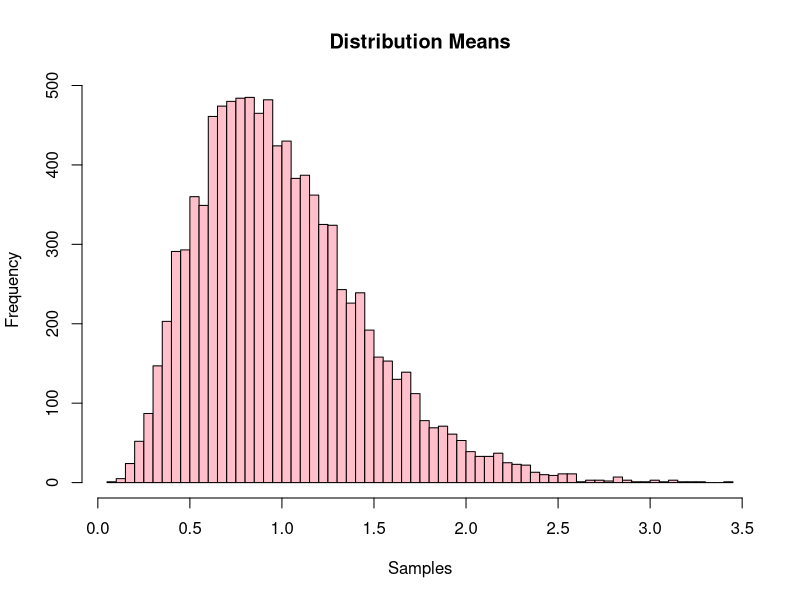
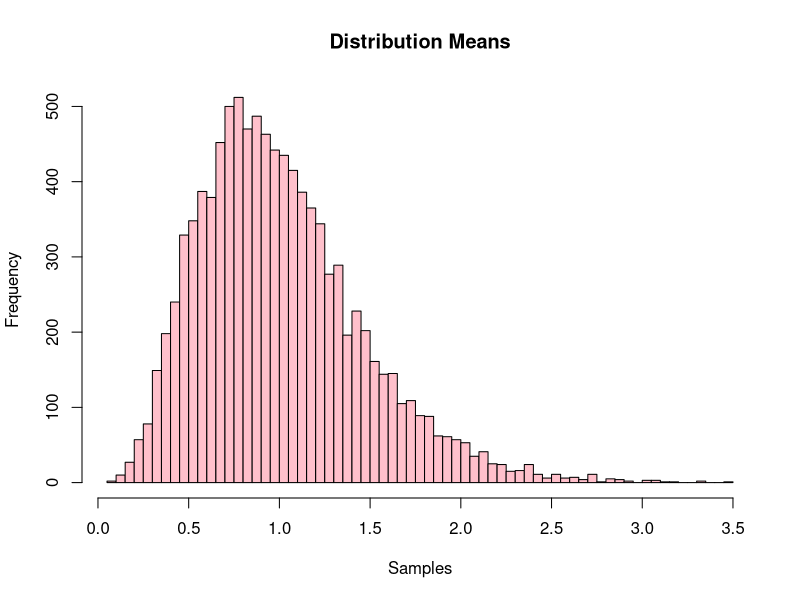
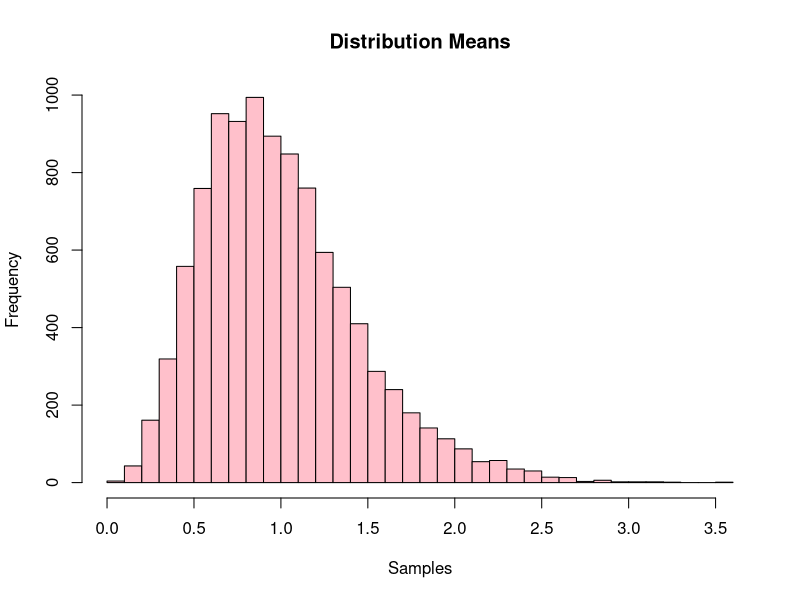
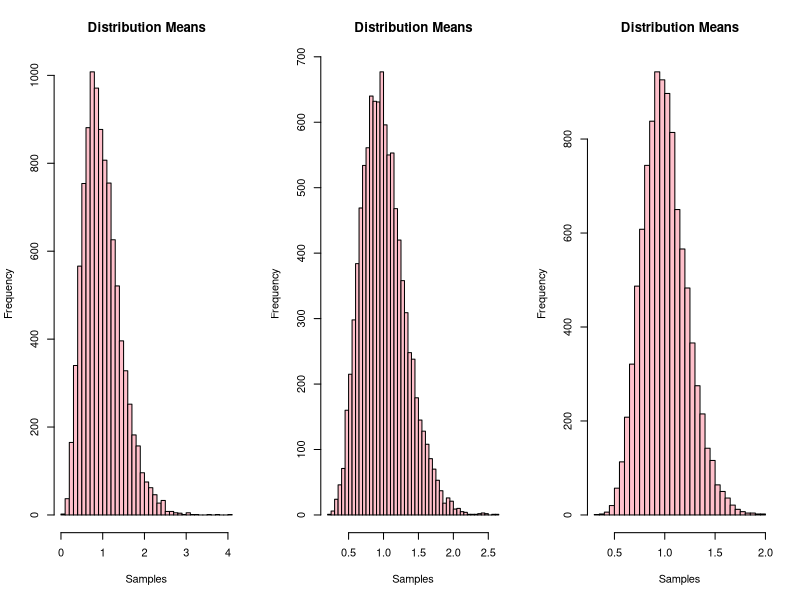

Generate these figures, in order, with R:
## ---- chunk 1
library(tidyverse)
tribble( ~x, ~y, ~w, ~z,
         210, 300, 220, 180,
         102, 100, 119, 187,
         176, 175, 188, 173,
         87, 95, 91, 94,
         202, 210, 234, 218,
         110, 122, 131, 128,
) -> dt
dt
## ---- chunk 2
#1
map(dt, mean)

map(dt, sd)

map_df(dt, sqrt)

summary(dt)
## ---- chunk 3
#2
means <- numeric(10000)

for (i in 1:10000) {
  means[i] <- mean(rexp(5, rate = 1))
}

hist(means, breaks = 50, main = "Distribution Means", 
     xlab = "Samples", col = "pink")

meanmap<- map_dbl(1:10000, ~mean(rexp(5, rate = 1)))

hist(meanmap, breaks = 50, main = "Distribution Means", 
     xlab = "Samples", col = "pink")

repmean<- replicate(10000, mean(rexp(5, rate = 1)))

hist(repmean, breaks = 50, main = "Distribution Means", 
     xlab = "Samples", col = "pink")


twoc<- c(5, 10, 20)

par(mfrow = c(1, 3))

for (size in twoc) {
  means <- replicate(10000, mean(rexp(size, rate = 1)))

hist(means, breaks = 50, main = "Distribution Means", 
     xlab = "Samples", col = "pink")}
## ---- chunk 4
#3
output <- vector("double", ncol(mtcars)) 
for (i in seq_along(mtcars)) { 
  output[[i]] <- median(mtcars[[i]]) # 3. body
}
output
